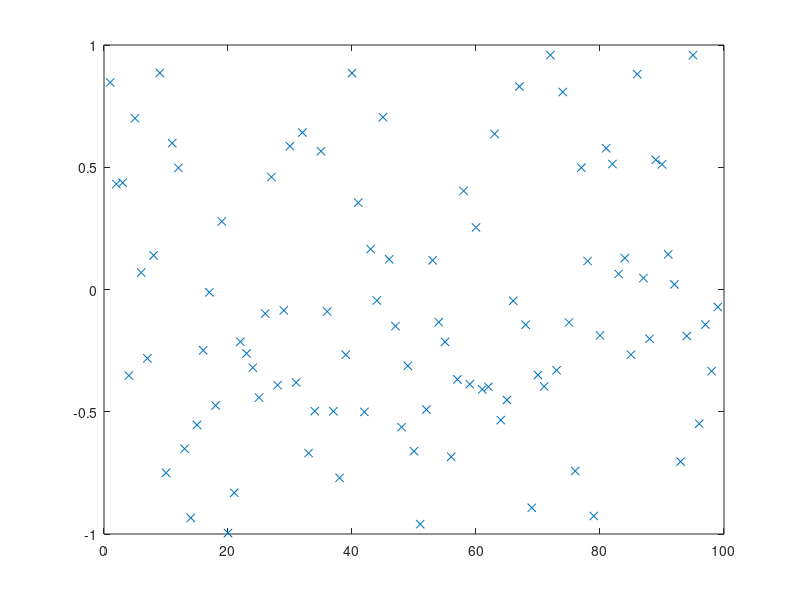

Write MATLAB code to recreate this figure. (Note: this script raises an error after producing the figure.)
% script <a href="matlab:NR_QuickSortTest">NR_QuickSortTest</a>
% Test <a href="matlab:help NR_InsertionSort">NR_InsertionSort</a> on a random set of data.
% See <a href="matlab:NRweb">Numerical Renaissance: simulation, optimization, & control</a>, Section 7.1.5.
% Part of <a href="matlab:help NRC">Numerical Renaissance Codebase 1.0</a>, <a href="matlab:help NRchap07">Chapter 7</a>; please read the <a href="matlab:help NRcopyleft">copyleft</a>.

n=99; D=2*rand(n,1)-1; close all, plot(D(:,1),'x'), pause(0.5)
[D,index]=NR_QuickSort(D,1,n);       plot(D(:,1),'x')

% end script NR_QuickSortTest
